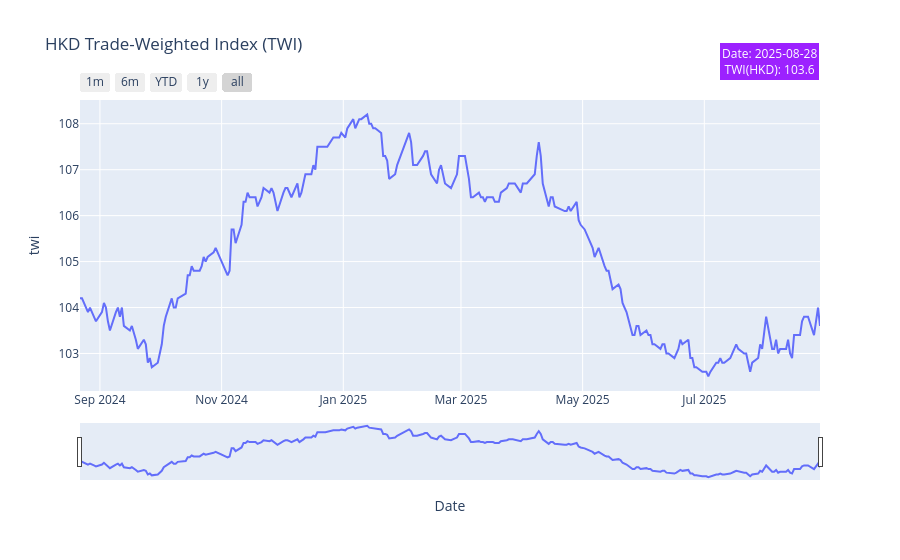

This figure's notebook cell:
### Code cell
hkdtwi_fig = px.line(hkdtwi_df,
             x='end_of_date', y='twi',
             title='HKD Trade-Weighted Index (TWI)',
             labels={'end_of_date': 'Date', 'value': 'Value'},
             )


last_date = hkdtwi_df['end_of_date'].iloc[0]
last_twi = hkdtwi_df['twi'].iloc[0]

hkdtwi_fig.add_annotation(
    text=f"Date: {last_date.strftime('%Y-%m-%d')}<br>TWI(HKD): {last_twi}",
    xref="paper", yref="paper",
    x=1, y=1.2,
    showarrow=False,
    bgcolor="rgba(156, 33, 315, 1)",
    borderwidth=2,
    font=dict(size=12, color="white")
)

hkdtwi_fig.update_layout(
    xaxis_rangeslider_visible=True,
)

hkdtwi_fig.update_xaxes(
    rangeslider_visible=True,
    rangeselector=dict(
        buttons=list([
            dict(count=1, label="1m", step="month", stepmode="backward"),
            dict(count=6, label="6m", step="month", stepmode="backward"),
            dict(count=1, label="YTD", step="year", stepmode="todate"),
            dict(count=1, label="1y", step="year", stepmode="backward"),
            dict(step="all")
        ])
    )
)

hkdtwi_fig.show()

### Figure 1 — Plotly figure (JSON) as saved in the notebook; plotly's stock layout.template omitted (floating-point values rounded to 4 significant figures; data arrays with more than 128 entries replaced by an {"elided": "..."} marker saying what was removed)
{"data": [{"hovertemplate": "Date=%{x}<br>twi=%{y}<extra></extra>", "legendgroup": "", "line": {"color": "#636efa", "dash": "solid"}, "marker": {"symbol": "circle"}, "mode": "lines", "name": "", "orientation": "v", "showlegend": false, "type": "scatter", "x": {"elided": "251 str values"}, "xaxis": "x", "y": {"elided": "251 float values"}, "yaxis": "y"}], "layout": {"annotations": [{"bgcolor": "rgba(156, 33, 315, 1)", "borderwidth": 2, "font": {"color": "white", "size": 12}, "showarrow": false, "text": "Date: 2025-08-28<br>TWI(HKD): 103.6", "x": 1, "xref": "paper", "y": 1.2, "yref": "paper"}], "legend": {"tracegroupgap": 0}, "title": {"text": "HKD Trade-Weighted Index (TWI)"}, "xaxis": {"anchor": "y", "domain": [0, 1], "rangeselector": {"buttons": [{"count": 1, "label": "1m", "step": "month", "stepmode": "backward"}, {"count": 6, "label": "6m", "step": "month", "stepmode": "backward"}, {"count": 1, "label": "YTD", "step": "year", "stepmode": "todate"}, {"count": 1, "label": "1y", "step": "year", "stepmode": "backward"}, {"step": "all"}]}, "rangeslider": {"visible": true}, "title": {"text": "Date"}}, "yaxis": {"anchor": "x", "domain": [0, 1], "title": {"text": "twi"}}}}
